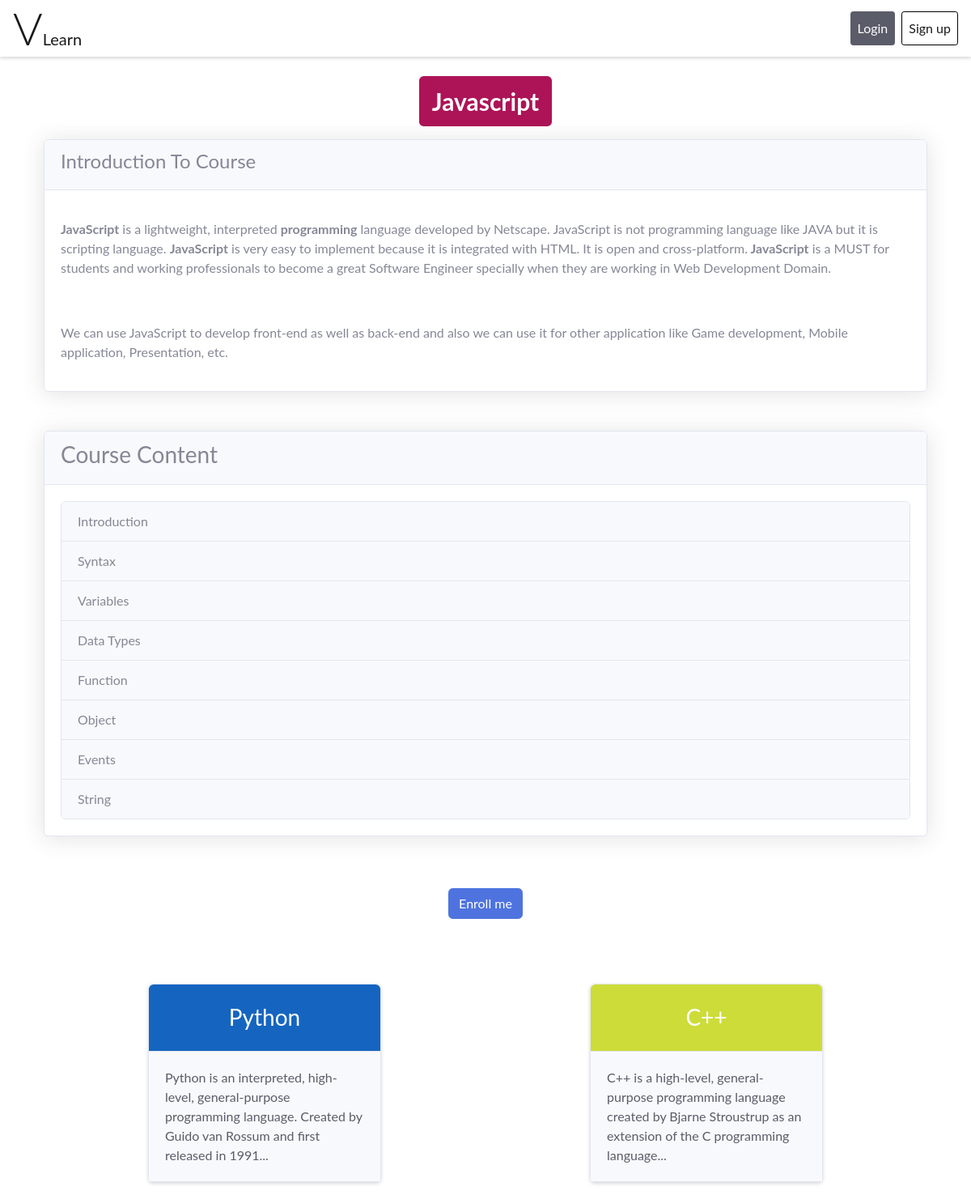
The app's page /detail with its own data.
### v_learn/models.py (models this page shows, shortened)
class Topic(models.Model):
    course_name = models.ForeignKey(
        Course, on_delete=models.CASCADE, null=True)
    topic = models.CharField(max_length=264, null=True)
    content = models.CharField(max_length=10000, null=True)

### v_learn/views.py (the view)
# urls.py: path('detail', views.Detail, name="detail"),
def Detail(request):
    topic_list = Topic.objects.all()
    topic_list = {"topic_list":topic_list}
    return render(request,"Detail.html",context=topic_list)

### templates/Detail.html (shortened to what this page needs)
{% extends "Header-Footer.html" %} {% block content %}
<div id="navChanger"></div>
<div class="container-fluid">
  <div class="container">
    <h1 class="d-flex justify-content-center my-3">
      <span class="p-3 badge v-color text-white">Javascript</span>
    </h1>
    <div class="card shadow">
      <div class="card-header">
        <h4 class="">Introduction To Course</h4>
      </div>
      <div class="card-body">
        <p class="text-justify">
          {{topic_list.0.content | safe }}
        </p>
      </div>
    </div>
    <div class="card shadow mt-5">
      <div class="card-header">
        <h3 class="">Course Content</h3>
      </div>
      <div class="card-body">
        <div class="accordion" id="accordionExample">
          {% for acc in topic_list %}
          <div class="card">
            <div class="card-header" id="headingOne">
              <p
                class="mb-0"
                data-toggle="collapse"
                data-target="#collapseOne"
                aria-expanded="true"
                aria-controls="collapseOne"
              >
                {{acc.topic}}
              </p>
            </div>
          </div>
          {% endfor %}
        </div>
      </div>
    </div>
    <div class="d-flex justify-content-center my-3">
      <button onclick="EnrollUser()" class="btn btn-primary m-5 display-4">
        Enroll me
      </button>
    </div>
  </div>
</div>
<div class="container">
  <div class="d-flex flex-wrap justify-content-around">
    <div class="card text-white m-3 shadow-sm" style="max-width: 18rem;">
      <a href="{% url 'templates:detail' %}" class="text-white text-decoration-none">
        <h3 class="card-header p-4 text-center rounded-top v-color">
          Python
        </h3>
      </a>
      <div class="card-body bg-light text-dark">
        <p class="card-text">
          Python is an interpreted, high-level, general-purpose programming
          language. Created by Guido van Rossum and first released in 1991...
        </p>
      </div>
    </div>
    <div class="card text-white m-3 shadow-sm" style="max-width: 18rem;">
      <a href="{% url 'templates:detail' %}" class="text-white text-decoration-none">
        <h3 class="card-header p-4 text-center rounded-top v-color">
          C++
        </h3>
      </a>
      <div class="card-body bg-light text-dark">
        <p class="card-text">
          C++ is a high-level, general-purpose programming language created by
          Bjarne Stroustrup as an extension of the C programming language...
        </p>
      </div>
    </div>
  </div>
</div>
{% endblock %}

### templates/Header-Footer.html (shortened to what this page needs)
<!DOCTYPE html>
{% load static %}
<html lang="en">
<head>
  <link rel="stylesheet" href="{%static 'bootstrap/css/bootstrap.min.css' %}" />
  <link rel="stylesheet" href="{%static 'bootstrap/css/style4.css' %}" />
  <link rel="stylesheet" href="https://use.fontawesome.com/releases/v5.7.1/css/all.css" />
</head>
<body>
  {% block content %}{% endblock %}
</body>
</html>

### records on screen
Topic: content "JavaScript is a lightweight, interpreted programming language developed by Netscape. JavaScript is not programming language like JAVA but it is scripting language. JavaScript is very easy to implement because it is integrated with HTML. It is open and cross-platform. JavaScript is a MUST for students and working professionals to become a great Software Engineer specially when they are working in Web Development Domain. We can use JavaScript to develop front-end as well as back-end and also we can use it for other application like Game development, Mobile application, Presentation, etc.", topic "Introduction"
Topic: topic "Syntax"
Topic: topic "Variables"
Topic: topic "Data Types"
Topic: topic "Function"
Topic: topic "Object"
Topic: topic "Events"
Topic: topic "String"
